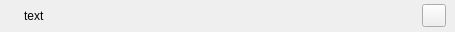
<?xml version="1.0" encoding="UTF-8"?>
<ui version="4.0">
 <class>AtMsgWidget</class>
 <widget class="QWidget" name="AtMsgWidget">
  <property name="geometry">
   <rect>
    <x>0</x>
    <y>0</y>
    <width>455</width>
    <height>32</height>
   </rect>
  </property>
  <property name="windowTitle">
   <string>AtMsgWidget</string>
  </property>
  <layout class="QHBoxLayout" name="horizontalLayout">
   <property name="spacing">
    <number>4</number>
   </property>
   <property name="leftMargin">
    <number>4</number>
   </property>
   <property name="topMargin">
    <number>0</number>
   </property>
   <property name="rightMargin">
    <number>9</number>
   </property>
   <property name="bottomMargin">
    <number>0</number>
   </property>
   <item>
    <widget class="QLabel" name="labelIcon">
     <property name="minimumSize">
      <size>
       <width>16</width>
       <height>16</height>
      </size>
     </property>
     <property name="maximumSize">
      <size>
       <width>16</width>
       <height>16</height>
      </size>
     </property>
     <property name="text">
      <string notr="true"/>
     </property>
     <property name="pixmap">
      <pixmap resource="../inst.qrc">:/images/Icon_60.png</pixmap>
     </property>
     <property name="scaledContents">
      <bool>true</bool>
     </property>
    </widget>
   </item>
   <item>
    <widget class="ClickableLabel" name="labelText">
     <property name="text">
      <string notr="true">text</string>
     </property>
    </widget>
   </item>
   <item>
    <widget class="StyleToolButton" name="toolButtonClose">
     <property name="text">
      <string/>
     </property>
     <property name="autoRaise">
      <bool>false</bool>
     </property>
    </widget>
   </item>
  </layout>
 </widget>
 <layoutdefault spacing="6" margin="11"/>
 <customwidgets>
  <customwidget>
   <class>StyleToolButton</class>
   <extends>QToolButton</extends>
   <header location="global">styletoolbutton.h</header>
  </customwidget>
  <customwidget>
   <class>ClickableLabel</class>
   <extends>QLabel</extends>
   <header location="global">clickablelabel.h</header>
  </customwidget>
 </customwidgets>
 <resources>
  <include location="../inst.qrc"/>
 </resources>
 <connections/>
</ui>
